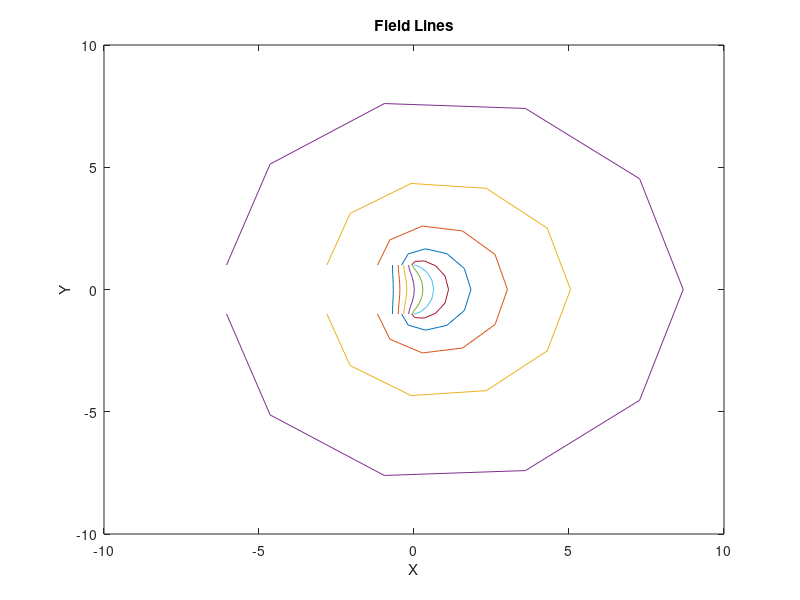

Reproduce this figure in MATLAB.
psi_values = linspace(-1/2, 1/2, 11); 
phi_values = linspace(-1/2,1/2,11);
for i = 1:11
    X_vector=zeros(1,11);
    Y_vector=zeros(1,11);
    psi = psi_values(i);
    for j = 1:11
        phi = phi_values(j);
        X=(1/pi)*(1+(exp(2*pi*psi)*cos(2*pi*phi)))+2*psi;
        Y=(1/pi)*(exp(2*pi*psi)*sin(2*pi*phi))+2*phi;
        X_vector(j)=X;
        Y_vector(j)=Y;
    end
    plot(X_vector,Y_vector)
    hold on;
end
xlabel('X');
ylabel('Y');
title('Field Lines');